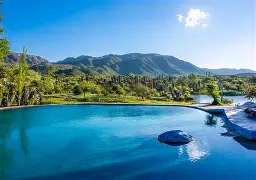
#> input picture potrero.Jpg, 256 x 180 px, found by its file name
$ python imagen3.py
#> lines starting #> are read from the running program, lines starting #| are printed output that depends on the picture
import cv2
import numpy as np

img = cv2.imread("potrero.jpg")
#> img is the input picture: shape (180, 256, 3); mean B, G, R 169.2, 140.7, 80.6
img3 = img.copy()
h, w, c = img.shape
#> h = 180; w = 256; c = 3

sup_izq = img[0:h//2, 0:w//2]
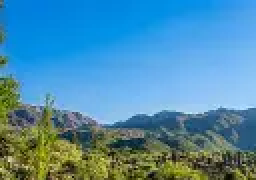
#> sup_izq: shape (90, 128, 3) (shown 2 times larger); mean B, G, R 171.5, 140.7, 77.5
sup_der = img[0:h//2, w//2:w]
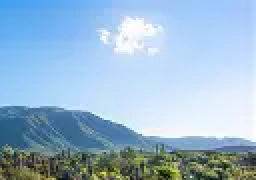
#> sup_der: shape (90, 128, 3) (shown 2 times larger); mean B, G, R 207.8, 183.4, 152.9

img3[h//2:h, w//2:w] = sup_izq
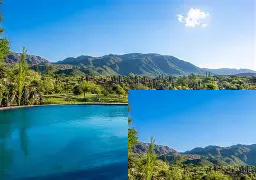
#> img3: shape (180, 256, 3); mean B, G, R 171.7, 144.6, 83.6
img3[h//2:h, 0:w//2] = sup_der
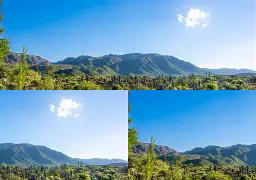
#> img3: shape (180, 256, 3); mean B, G, R 189.6, 162, 115.2

cv2.imshow("original", img)
cv2.imshow("cuadros cruzados", img3)
cv2.waitKey(0)
cv2.destroyAllWindows()

# Martu: Perfecto!!

$ run again, with cataratas.jpg copied over potrero.Jpg
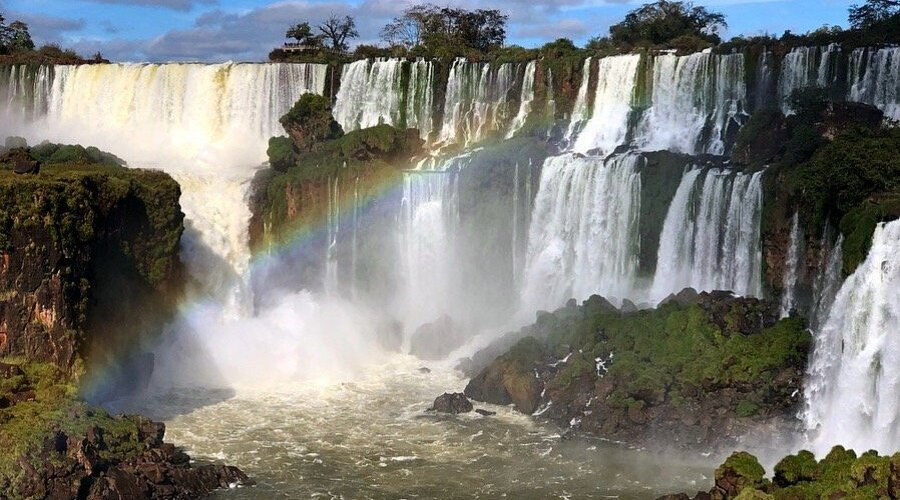
#> input picture cataratas.jpg, 900 x 500 px, found by its file name
#> img is the input picture: shape (500, 900, 3); mean B, G, R 117.4, 122.8, 122.6
#> `sup_der = img[0:h//2, w//2:w]`:
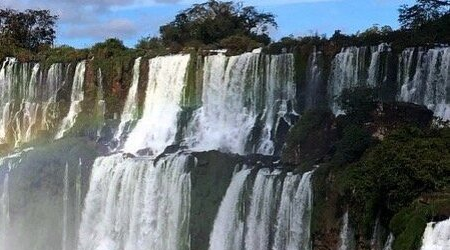
#> sup_der: shape (250, 450, 3); mean B, G, R 111.2, 107.5, 99.3
#> `img3[h//2:h, 0:w//2] = sup_der`:
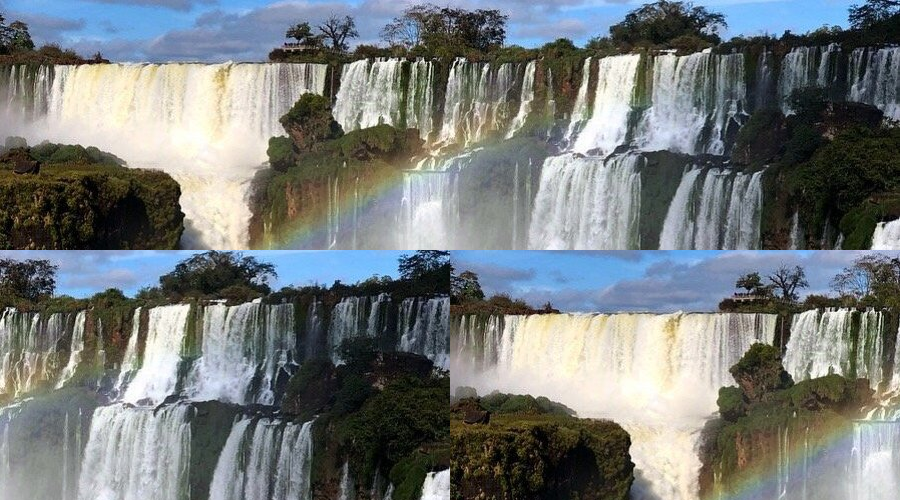
#> img3: shape (500, 900, 3); mean B, G, R 123, 123, 118

$ run again, with lago_nahuel.jpg copied over potrero.Jpg
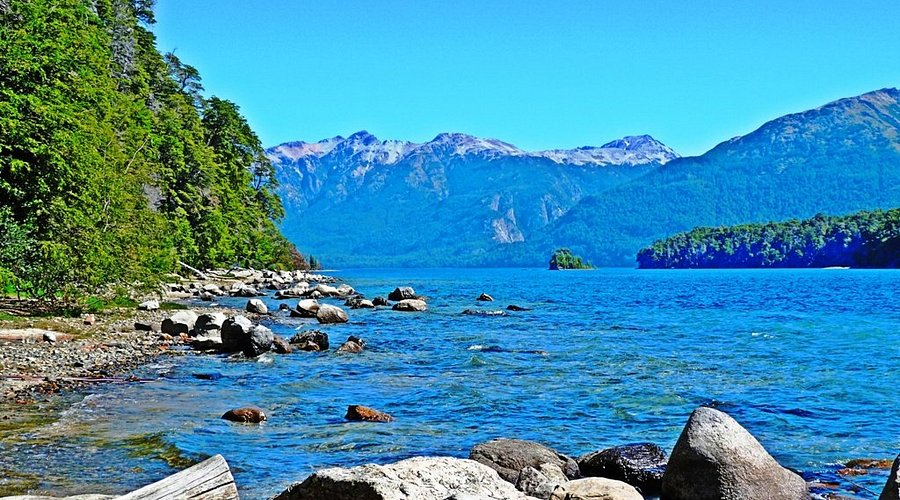
#> input picture lago_nahuel.jpg, 900 x 500 px, found by its file name
#> img is the input picture: shape (500, 900, 3); mean B, G, R 173, 142.4, 64.2
#> `sup_der = img[0:h//2, w//2:w]`:
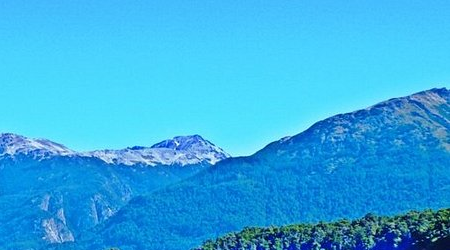
#> sup_der: shape (250, 450, 3); mean B, G, R 227.9, 172.5, 52.6
#> `img3[h//2:h, 0:w//2] = sup_der`:
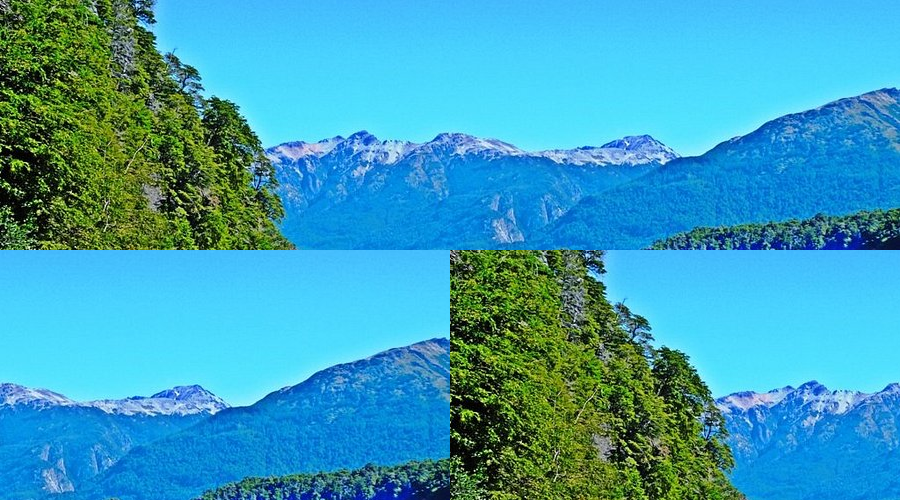
#> img3: shape (500, 900, 3); mean B, G, R 184.6, 158, 60.2
